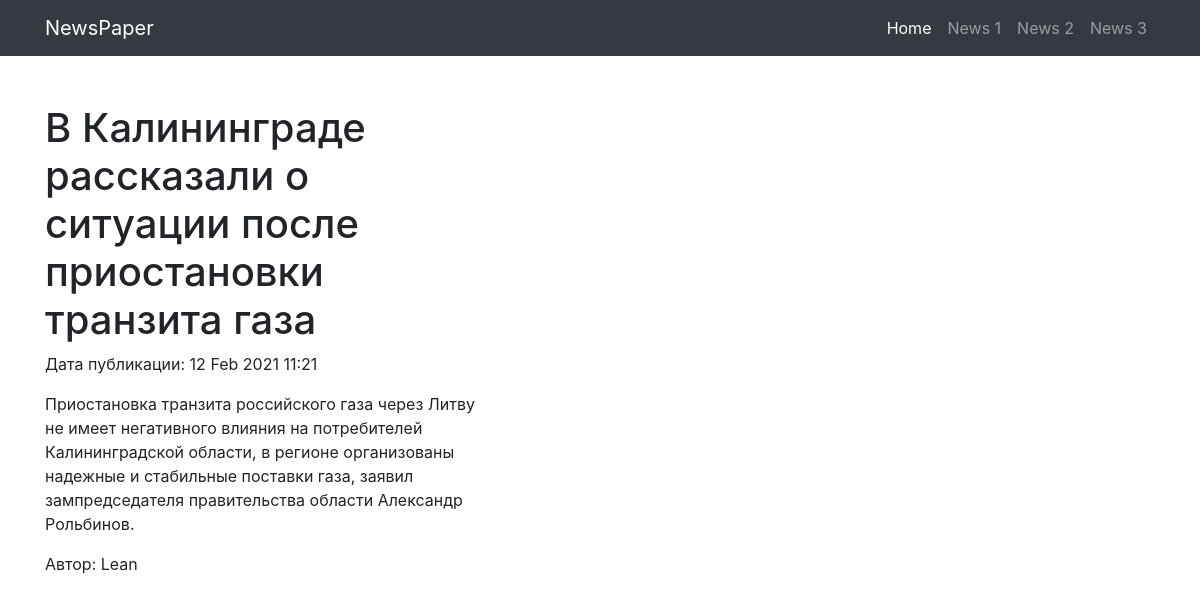
The page /news/2 on the database its author committed.
### news/models.py (models this page shows, shortened)
class Post(models.Model):
    ARTICLE = '1'
    NEWS = '2'
    CHOICE = (
        (ARTICLE, 'Article'),
        (NEWS, 'News'),
    )
    article_or_news = models.CharField('поле с выбором - статья или новость',
                                       max_length=1, choices=CHOICE,
                                       default=ARTICLE)
    date_of_creation_post = models.DateTimeField('дата и время создания', auto_now_add=True)
    header = models.CharField('заголовок статьи или новости', max_length=200)
    post_text = models.TextField('текст статьи или новости')
    post_rating = models.IntegerField('рейтинг статьи или новости', default=0)
    category = models.ManyToManyField(Category, through='PostCategory', null=True, blank=True)
    author = models.ForeignKey(Author, on_delete=models.CASCADE)

class Author(models.Model):
    rating_author = models.IntegerField('рейтинг пользователя', default=0)
    author = models.OneToOneField(User, on_delete=models.CASCADE)

### news/views.py (the view)
# urls.py: path('<int:pk>', PostDetail.as_view()),
class PostDetail(DetailView):
    model = Post
    template_name = 'post.html'
    context_object_name = 'post'

### templates/post.html (shortened to what this page needs)
{% extends 'flatpages/default.html' %}
{% block content %}
<h1>{{ post.header }}</h1>
<p>Дата публикации: {{ post.date_of_creation_post |date:'d M Y H:i'}}</p>
<p>{{ post.post_text }}</p>
<p>Автор: {{ post.author.author }}</p>
{% endblock content %}

### static/css/small-business.css (style rules this page uses)
body { padding-top: 56px; }

### rows shown on the page
Post: header "В Калининграде рассказали о ситуации после приостановки транзита газа", date_of_creation_post "12 Feb 2021 11:21", post_text "Приостановка транзита российского газа через Литву не имеет негативного влияния на потребителей Калининградской области, в регионе организованы надежные и стабильные поставки газа, заявил зампредседателя правительства области Александр Рольбинов.", author.author "Lean"
